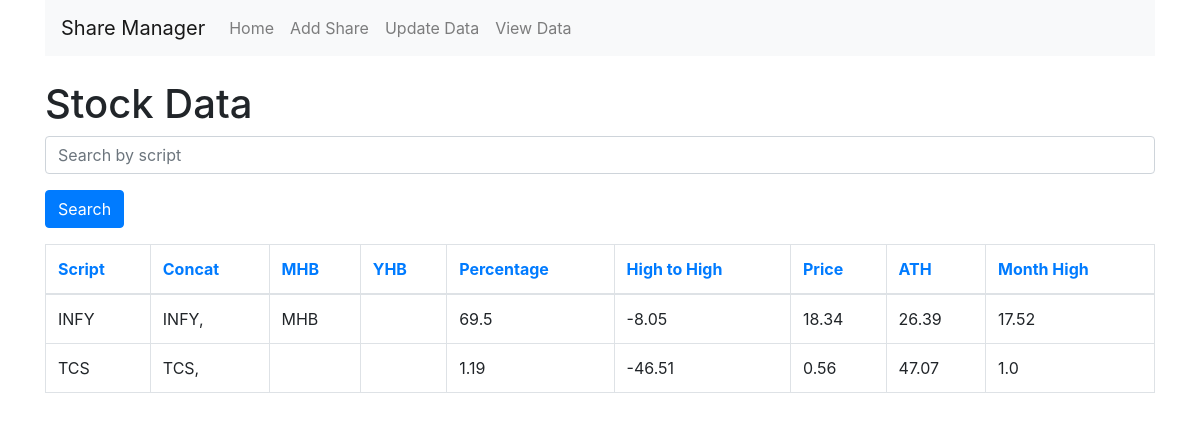
Before: /view_data with the older database file.
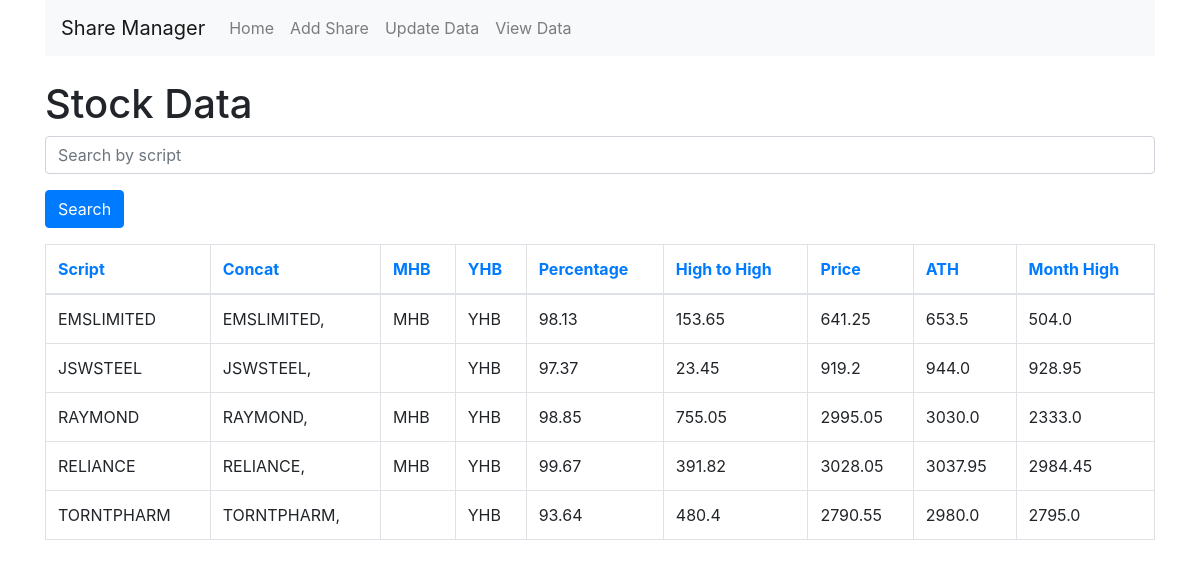
After: the same page with the newer database file.
### models.py (models this page shows)
class StockData(db.Model):
    id = db.Column(db.Integer, primary_key=True)
    script = db.Column(db.String(10), nullable=False)
    concat = db.Column(db.String(50))
    mhb = db.Column(db.String(3))
    yhb = db.Column(db.String(3))
    percentage = db.Column(db.Float)
    high_to_high = db.Column(db.Float)
    price = db.Column(db.Float)
    ath = db.Column(db.Float)
    month_high = db.Column(db.Float)

### app.py (the view)
@app.route('/view_data', methods=['GET', 'POST'])
def view_data():
    if request.method == 'POST':
        updated_stocks = update_stock_data([share.ticker for share in Share.query.all()])
        if updated_stocks:
            return redirect(url_for('alert', updated_stocks=updated_stocks))
        flash('Stock data updated!', 'success')
    search = request.args.get('search')
    sort_by = request.args.get('sort_by', 'script')
    order = request.args.get('order', 'asc')
    query = StockData.query
    if search:
        query = query.filter(StockData.script.like(f'%{search}%'))
    if order == 'desc':
        stock_data = query.order_by(getattr(StockData, sort_by).desc()).all()
    else:
        stock_data = query.order_by(getattr(StockData, sort_by).asc()).all()
    return render_template('view_data.html', stock_data=stock_data)

### templates/view_data.html
{% extends "base.html" %}
{% block content %}
<h1 class="mt-4">Stock Data</h1>
<form method="GET" action="{{ url_for('view_data') }}">
    <div class="form-group">
        <input type="text" name="search" class="form-control" placeholder="Search by script" value="{{ request.args.get('search', '') }}">
    </div>
    <button type="submit" class="btn btn-primary mb-3">Search</button>
</form>
<table class="table table-bordered">
    <thead>
        <tr>
            <th>
                <a href="{{ url_for('view_data', search=request.args.get('search'), sort_by='script', order='asc' if request.args.get('order') == 'desc' or request.args.get('sort_by') != 'script' else 'desc') }}">
                    Script
                </a>
            </th>
            <th>
                <a href="{{ url_for('view_data', search=request.args.get('search'), sort_by='concat', order='asc' if request.args.get('order') == 'desc' or request.args.get('sort_by') != 'concat' else 'desc') }}">
                    Concat
                </a>
            </th>
            <th>
                <a href="{{ url_for('view_data', search=request.args.get('search'), sort_by='mhb', order='asc' if request.args.get('order') == 'desc' or request.args.get('sort_by') != 'mhb' else 'desc') }}">
                    MHB
                </a>
            </th>
            <th>
                <a href="{{ url_for('view_data', search=request.args.get('search'), sort_by='yhb', order='asc' if request.args.get('order') == 'desc' or request.args.get('sort_by') != 'yhb' else 'desc') }}">
                    YHB
                </a>
            </th>
            <th>
                <a href="{{ url_for('view_data', search=request.args.get('search'), sort_by='percentage', order='asc' if request.args.get('order') == 'desc' or request.args.get('sort_by') != 'percentage' else 'desc') }}">
                    Percentage
                </a>
            </th>
            <th>
                <a href="{{ url_for('view_data', search=request.args.get('search'), sort_by='high_to_high', order='asc' if request.args.get('order') == 'desc' or request.args.get('sort_by') != 'high_to_high' else 'desc') }}">
                    High to High
                </a>
            </th>
            <th>
                <a href="{{ url_for('view_data', search=request.args.get('search'), sort_by='price', order='asc' if request.args.get('order') == 'desc' or request.args.get('sort_by') != 'price' else 'desc') }}">
                    Price
                </a>
            </th>
            <th>
                <a href="{{ url_for('view_data', search=request.args.get('search'), sort_by='ath', order='asc' if request.args.get('order') == 'desc' or request.args.get('sort_by') != 'ath' else 'desc') }}">
                    ATH
                </a>
            </th>
            <th>
                <a href="{{ url_for('view_data', search=request.args.get('search'), sort_by='month_high', order='asc' if request.args.get('order') == 'desc' or request.args.get('sort_by') != 'month_high' else 'desc') }}">
                    Month High
                </a>
            </th>
        </tr>
    </thead>
    <tbody>
        {% for data in stock_data %}
        <tr>
            <td>{{ data.script }}</td>
            <td>{{ data.concat }}</td>
            <td>{{ data.mhb }}</td>
            <td>{{ data.yhb }}</td>
            <td>{{ data.percentage }}</td>
            <td>{{ data.high_to_high }}</td>
            <td>{{ data.price }}</td>
            <td>{{ data.ath }}</td>
            <td>{{ data.month_high }}</td>
        </tr>
        {% endfor %}
    </tbody>
</table>
{% endblock %}

Changed rows visible on the page:
removed StockData: script "TCS", concat "TCS,", percentage "1.19", high_to_high "-46.51", price "0.56", ath "47.07", month_high "1.0"
added StockData: script "EMSLIMITED", concat "EMSLIMITED,", mhb "MHB", yhb "YHB", percentage "98.13", high_to_high "153.65", price "641.25", ath "653.5", month_high "504.0"
added StockData: script "JSWSTEEL", concat "JSWSTEEL,", yhb "YHB", percentage "97.37", high_to_high "23.45", price "919.2", ath "944.0", month_high "928.95"
added StockData: script "RAYMOND", concat "RAYMOND,", mhb "MHB", yhb "YHB", percentage "98.85", high_to_high "755.05", price "2995.05", ath "3030.0", month_high "2333.0"
changed StockData: script "INFY" → "RELIANCE"; concat "INFY," → "RELIANCE,"; yhb (not shown) → "YHB"; percentage "69.5" → "99.67"; high_to_high "-8.05" → "391.82"; price "18.34" → "3028.05"; ath "26.39" → "3037.95"; month_high "17.52" → "2984.45"
added StockData: script "TORNTPHARM", concat "TORNTPHARM,", yhb "YHB", percentage "93.64", high_to_high "480.4", price "2790.55", ath "2980.0", month_high "2795.0"
